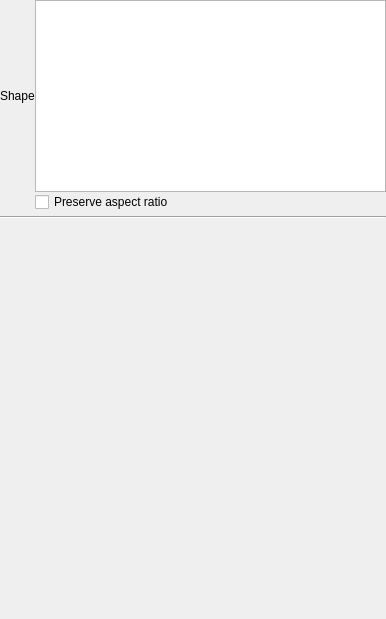
<?xml version="1.0" encoding="UTF-8"?>
<ui version="4.0">
 <class>QgsLegendPatchShapeWidgetBase</class>
 <widget class="QgsPanelWidget" name="QgsLegendPatchShapeWidgetBase">
  <property name="geometry">
   <rect>
    <x>0</x>
    <y>0</y>
    <width>386</width>
    <height>619</height>
   </rect>
  </property>
  <property name="windowTitle">
   <string>Form</string>
  </property>
  <layout class="QGridLayout" name="gridLayout_4" rowstretch="0,0,1">
   <property name="leftMargin">
    <number>0</number>
   </property>
   <property name="topMargin">
    <number>0</number>
   </property>
   <property name="rightMargin">
    <number>0</number>
   </property>
   <property name="bottomMargin">
    <number>0</number>
   </property>
   <property name="verticalSpacing">
    <number>4</number>
   </property>
   <item row="1" column="0">
    <widget class="Line" name="line">
     <property name="orientation">
      <enum>Qt::Horizontal</enum>
     </property>
    </widget>
   </item>
   <item row="0" column="0">
    <layout class="QGridLayout" name="gridLayout">
     <item row="0" column="0">
      <widget class="QLabel" name="label_5">
       <property name="text">
        <string>Shape</string>
       </property>
      </widget>
     </item>
     <item row="0" column="1">
      <widget class="QPlainTextEdit" name="mShapeEdit">
       <property name="toolTip">
        <string>Patch shape geometry, as a WKT string</string>
       </property>
      </widget>
     </item>
     <item row="1" column="1">
      <widget class="QCheckBox" name="mPreserveRatioCheckBox">
       <property name="text">
        <string>Preserve aspect ratio</string>
       </property>
      </widget>
     </item>
    </layout>
   </item>
   <item row="2" column="0">
    <widget class="QgsStyleItemsListWidget" name="mStyleItemsListWidget" native="true"/>
   </item>
  </layout>
 </widget>
 <customwidgets>
  <customwidget>
   <class>QgsStyleItemsListWidget</class>
   <extends>QWidget</extends>
   <header>qgsstyleitemslistwidget.h</header>
   <container>1</container>
  </customwidget>
  <customwidget>
   <class>QgsPanelWidget</class>
   <extends>QWidget</extends>
   <header>qgspanelwidget.h</header>
   <container>1</container>
  </customwidget>
 </customwidgets>
 <resources/>
 <connections/>
</ui>
